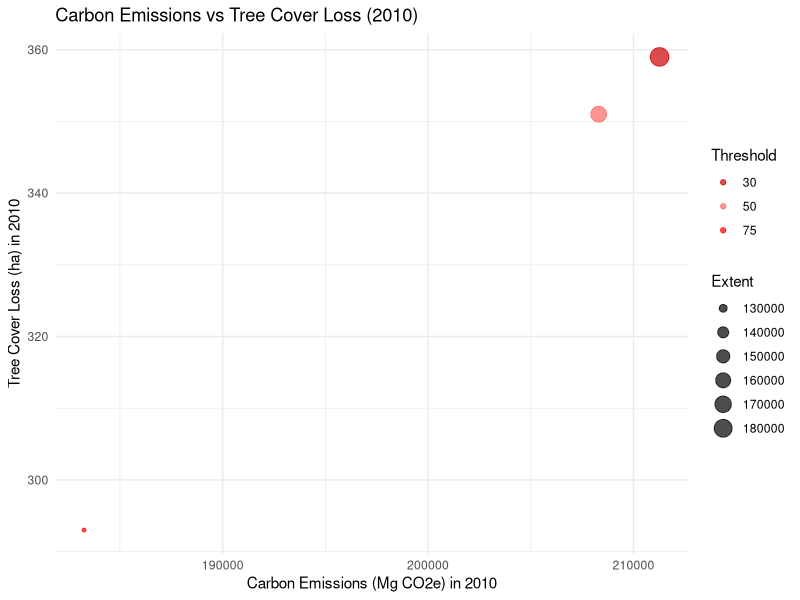
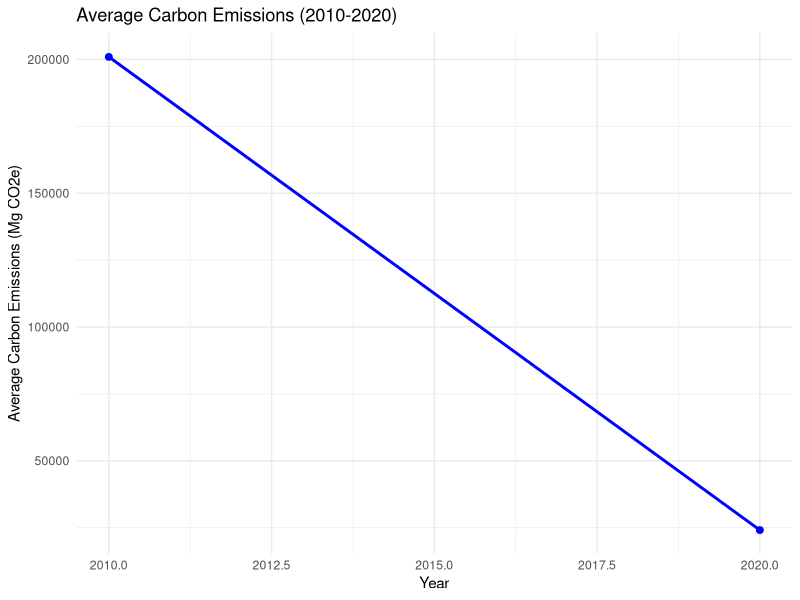

Here is the R script that generated these plots, in order:
# Team 4: R Programming Project
# Authors: ARAGONA, BALOGO, BAUTISTA, CAYTON, MORALES, PALACIO

# Description:
# This script processes and visualizes carbon emissions and tree cover loss data 
# for the Philippines (specifically Benguet), using datasets from 2010 to 2020.

# Note: Ensure datasets are located in the specified working directory.


# =================================SETUP=======================================
# Install and load required packages
if (!requireNamespace("tidyverse")) install.packages("tidyverse")
if (!requireNamespace("dplyr")) install.packages("dplyr")
if (!requireNamespace("ggplot2")) install.packages("ggplot2")

# Load installed libraries
library(tidyverse)  # Data manipulation and visualization
library(dplyr)      # Data wrangling
library(ggplot2)    # Advanced visualization


#change this to you directory

setwd('C:\\Users\\CODE CLASSES\\R\\CLONE for FINALS\\9365-4_R_Artifacts\\ce_impact')  

# ===============================DATASETS======================================
# Load and clean the carbon emissions dataset
carbon_data <- read_csv("subnational_carbon_data.csv") %>%
  rename(
    threshold = 'umd_tree_cover_density_2000__threshold',
    ce2010 = 'gfw_forest_carbon_gross_emissions_2010__Mg_CO2e',
    ce2020 = 'gfw_forest_carbon_gross_emissions_2020__Mg_CO2e',
    subnational = 'subnational1'
  ) %>%
  select(country, threshold, subnational, ce2010:ce2020) %>%
  filter(
    country == "Philippines", 
    threshold >= 30, 
    subnational == "Benguet"
  )

# Load and clean the tree cover loss dataset
tree_cover_data <- read_csv("subnational_tree_cover_loss.csv") %>%
  rename(
    tc2010 = 'tc_loss_ha_2010',
    tc2020 = 'tc_loss_ha_2020',
    extent = 'extent_2010_ha',
    subnational = 'subnational1'
  ) %>%
  select(country, threshold, subnational, extent, tc2010:tc2020) %>%
  filter(
    country == "Philippines", 
    threshold >= 30, 
    subnational == "Benguet"
  )


# Combine datasets based on the 'threshold' column
tc_and_ce_data <- carbon_data %>%
  right_join(tree_cover_data, by = "threshold") %>%
  rename(
    country = 'country.x',
    subnational = 'subnational.x'
  ) %>%
  select(-country.y, -subnational.y)

# This ensures we retain information from both datasets for common thresholds.


# ================================SAVING======================================
# Save the combined dataset for reproducibility and external analysis
write_csv(tc_and_ce_data, "final_data_ce_impact.csv")


# =============================VISUALIZATION======================================
# Function to generate scatter plot for a specific year
create_scatter_plot <- function(data, year) {
  ggplot(data, aes_string(x = paste0("ce", year), y = paste0("tc", year), color = "factor(threshold)", size = "extent")) +
    geom_point(alpha = 0.7) + 
    scale_color_manual(
      values = c("30" = "#CC0000", "50" = "#FF6666", "75" = "red"),
      name = "Threshold"
    ) +
    scale_size_continuous(name = "Extent") +
    labs(
      title = paste("Carbon Emissions vs Tree Cover Loss (", year, ")", sep = ""),
      x = paste("Carbon Emissions (Mg CO2e) in ", year, sep = ""),
      y = paste("Tree Cover Loss (ha) in ", year, sep = "")
    ) +
    theme_minimal()
}

# Generate scatter plot for 2010
scatter_2010 <- create_scatter_plot(tc_and_ce_data, 2010)
print(scatter_2010)


# Pivot carbon emissions data into long format for year-wise analysis
carbon_long <- carbon_data %>%
  pivot_longer(
    cols = starts_with("ce"),
    names_to = "year",
    names_prefix = "ce",
    names_transform = list(year = as.integer),
    values_to = "ce"
  )


# Calculate average carbon emissions per year
carbon_avg_per_year <- carbon_long %>%
  group_by(year) %>%
  summarise(avg_ce = mean(ce, na.rm = TRUE))

# Generate line plot for average carbon emissions
ggplot(carbon_avg_per_year, aes(x = year, y = avg_ce)) +
  geom_line(color = "blue", size = 1) +
  geom_point(color = "blue", size = 2) +
  labs(
    title = "Average Carbon Emissions (2010-2020)",
    x = "Year",
    y = "Average Carbon Emissions (Mg CO2e)"
  ) +
  theme_minimal()


